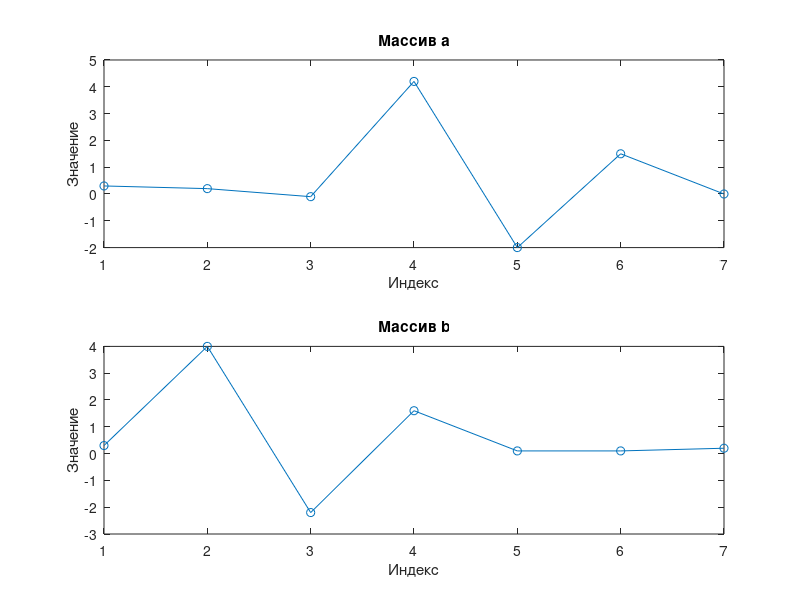

The MATLAB source for this figure:
% Задание 6
% Определение массивов a и b
a = [0.3 0.2 -0.1 4.2 -2 1.5 0];
b = [0.3 4 -2.2 1.6 0.1 0.1 0.2];

% Построение графиков a и b
figure;

% График для массива a
subplot(2,1,1);
plot(a, '-o');
title('Массив a');
xlabel('Индекс');
ylabel('Значение');

% График для массива b
subplot(2,1,2);
plot(b, '-o');
title('Массив b');
xlabel('Индекс');
ylabel('Значение');

% Вычисление взаимной корреляции
corr_ab = sum(a .* b); % Взаимная корреляция
disp(['Взаимная корреляция: ', num2str(corr_ab)]);
